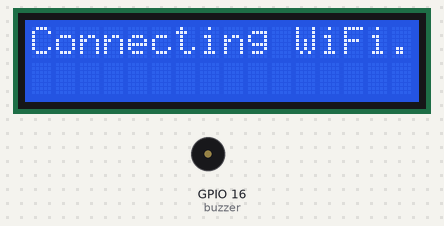
A sketch run on a simulated ESP8266 (NodeMCU). Shown: 16×2 character LCD, buzzer (waves = sounding, pin HIGH). WiFi joins after 1.5 s; servers stay silent unless stated.

Above: at 0.6 s.
At 1.6 s:
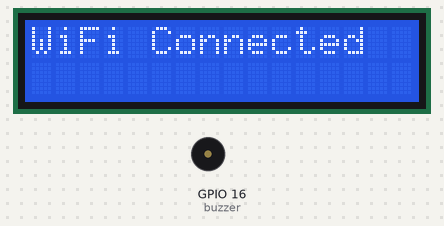
At 3.5 s:
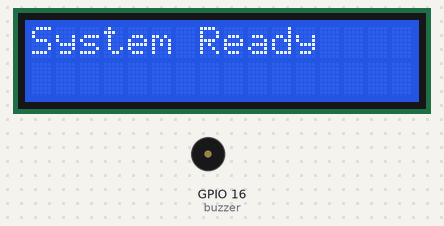

Measured:
- what the display in image 0 shows lasts 1.0 s, from 0.6 s to 1.6 s
- what the display in image 1 shows lasts 1.5 s, from 1.6 s to 3.1 s

The sketch:

controller_code.ino
```cpp
#include <ESP8266WiFi.h>
#include <WiFiClientSecure.h>
#include <UniversalTelegramBot.h>
#include <ArduinoJson.h>
#include <LiquidCrystal_I2C.h>

// ================= WIFI =================
const char* ssid = "advprojectshub";
const char* password = "advprojectshub";

// ================= TELEGRAM =================
#define BOTtoken "7659361835:AAGD_1PqIP0F088jXnAACZT4EbbXFrm7BUQ" // 8168721639:AAFzYKpLRG7KIO6JdTJO-U222qn7Z26v8NI
#define CHAT_ID  "2107657881" // 6470916412

WiFiClientSecure client;
UniversalTelegramBot bot(BOTtoken, client);

// ================= LCD =================
LiquidCrystal_I2C lcd(0x27, 16, 2);

// ================= VARIABLES =================
char incomingData;
int buzzer = 16;

unsigned long alertStart = 0;
bool alertActive = false;

unsigned long lastTelegramTime = 0;
const unsigned long telegramCooldown = 10000;  // 10 sec anti-spam

// ==================================================

void setup() {

  Serial.begin(9600);

  lcd.init();
  lcd.backlight();
  pinMode(buzzer, OUTPUT);

  // Secure client
  client.setInsecure();   // Skip certificate validation

  // Connect WiFi
  WiFi.begin(ssid, password);
  lcd.print("Connecting WiFi");
  while (WiFi.status() != WL_CONNECTED) {
    delay(500);
    lcd.print(".");
  }

  lcd.clear();
  lcd.print("WiFi Connected");
  delay(1500);
  lcd.clear();

  bot.sendMessage(CHAT_ID, "🚗 Drowsiness System Started", "");

  lcd.print("System Ready");
  delay(1500);
  lcd.clear();
}

// ==================================================

void loop() {

  // ===== READ FROM PYTHON =====
  if (Serial.available() > 0) {
    incomingData = Serial.read();

    if (incomingData == '1' && !alertActive) {

      unsigned long currentTime = millis();

      if (currentTime - lastTelegramTime > telegramCooldown) {

        lastTelegramTime = currentTime;

        // Start alert mode
        alertActive = true;
        alertStart = millis();

        digitalWrite(buzzer, HIGH);

        lcd.clear();
        lcd.setCursor(0, 0);
        lcd.print("DROWSINESS");
        lcd.setCursor(0, 1);
        lcd.print("DETECTED!");

        // SEND TELEGRAM ALERT
        bot.sendMessage(
          CHAT_ID,
          "Alert from device\nDriver in drowsiness mode....!",
          ""
        );

        Serial.println("Telegram Alert Sent");
      }
    }
  }

  // ===== STOP BUZZER AFTER 3 SECONDS =====
  if (alertActive) {
    if (millis() - alertStart >= 3000) {

      digitalWrite(buzzer, LOW);
      lcd.clear();
      alertActive = false;
    }
  }
}
```
